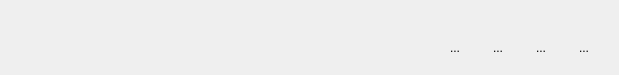
          <widget class="QWidget" name="AvCiterne">
           <widget class="QWidget" name="layoutWidget">
            <property name="geometry">
             <rect>
              <x>430</x>
              <y>30</y>
              <width>180</width>
              <height>36</height>
             </rect>
            </property>
            <layout class="QHBoxLayout" name="horizontalLayout_8">
             <item>
              <widget class="QToolButton" name="toolButton_10">
               <property name="text">
                <string>...</string>
               </property>
               <property name="icon">
                <iconset resource="img.qrc">
                 <normaloff>:/img/refresh.svg</normaloff>:/img/refresh.svg</iconset>
               </property>
               <property name="autoRaise">
                <bool>true</bool>
               </property>
              </widget>
             </item>
             <item>
              <widget class="QToolButton" name="toolButton_11">
               <property name="text">
                <string>...</string>
               </property>
               <property name="icon">
                <iconset resource="img.qrc">
                 <normaloff>:/img/filter.svg</normaloff>:/img/filter.svg</iconset>
               </property>
               <property name="autoRaise">
                <bool>true</bool>
               </property>
              </widget>
             </item>
             <item>
              <widget class="QToolButton" name="toolButton_12">
               <property name="text">
                <string>...</string>
               </property>
               <property name="icon">
                <iconset resource="img.qrc">
                 <normaloff>:/img/export.svg</normaloff>:/img/export.svg</iconset>
               </property>
               <property name="autoRaise">
                <bool>true</bool>
               </property>
              </widget>
             </item>
             <item>
              <widget class="QToolButton" name="toolButton_13">
               <property name="text">
                <string>...</string>
               </property>
               <property name="icon">
                <iconset resource="img.qrc">
                 <normaloff>:/img/search.svg</normaloff>:/img/search.svg</iconset>
               </property>
               <property name="autoRaise">
                <bool>true</bool>
               </property>
              </widget>
             </item>
            </layout>
           </widget>
          </widget>
